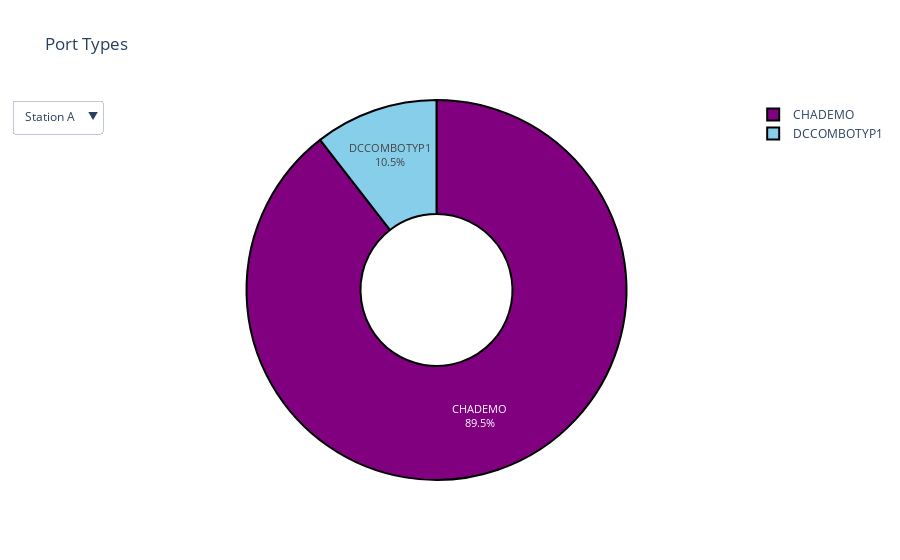

Write notebook code for a chart like this one.
### Code cell
##port type pie chart

fig = go.Figure()
fig.add_trace(go.Pie(labels=portlabels,values=portsizesA,name="Port Type"))
fig.add_trace(go.Pie(labels=portlabels,values=portsizesB,name="Port Type"))
fig.add_trace(go.Pie(labels=portlabels,values=port,name="Port Type"))

fig.update_layout(updatemenus=[
        go.layout.Updatemenu(
            active=0,
            buttons=list([
                dict(label="Station A",
                     method="restyle",
                     args=[{"visible": [True, False, False]},
                           {"title": "Station A"}]),
                dict(label="Station B",
                     method="restyle",
                     args=[{"visible": [False, True, False]},
                           {"title": "Station B"}]),
                dict(label="Both",
                     method="restyle",
                     args=[{"visible": [False, False, True]},
                           {"title": "Both"}])]),)])
fig.update_layout(title_text="Port Types")                     
fig.update_traces(hole=.4,hoverinfo='value', textinfo='label+percent', textfont_size=11, marker=dict(colors=colors, line=dict(color='#000000', width=2)))
fig.show()

### Figure 1 — Plotly figure (JSON) as saved in the notebook; plotly's stock layout.template omitted (floating-point values rounded to 4 significant figures)
{"data": [{"hole": 0.4, "hoverinfo": "value", "labels": ["CHADEMO", "DCCOMBOTYP1"], "marker": {"colors": ["purple", "skyblue"], "line": {"color": "#000000", "width": 2}}, "name": "Port Type", "textfont": {"size": 11}, "textinfo": "label+percent", "type": "pie", "values": [5551, 651], "visible": true}, {"hole": 0.4, "hoverinfo": "value", "labels": ["CHADEMO", "DCCOMBOTYP1"], "marker": {"colors": ["purple", "skyblue"], "line": {"color": "#000000", "width": 2}}, "name": "Port Type", "textfont": {"size": 11}, "textinfo": "label+percent", "type": "pie", "values": [3953, 297], "visible": false}, {"hole": 0.4, "hoverinfo": "value", "labels": ["CHADEMO", "DCCOMBOTYP1"], "marker": {"colors": ["purple", "skyblue"], "line": {"color": "#000000", "width": 2}}, "name": "Port Type", "textfont": {"size": 11}, "textinfo": "label+percent", "type": "pie", "values": [9504, 948], "visible": false}], "layout": {"autosize": true, "title": {"text": "Port Types"}, "updatemenus": [{"active": 0, "buttons": [{"args": [{"visible": [true, false, false]}, {"title": "Station A"}], "label": "Station A", "method": "restyle"}, {"args": [{"visible": [false, true, false]}, {"title": "Station B"}], "label": "Station B", "method": "restyle"}, {"args": [{"visible": [false, false, true]}, {"title": "Both"}], "label": "Both", "method": "restyle"}]}]}}
